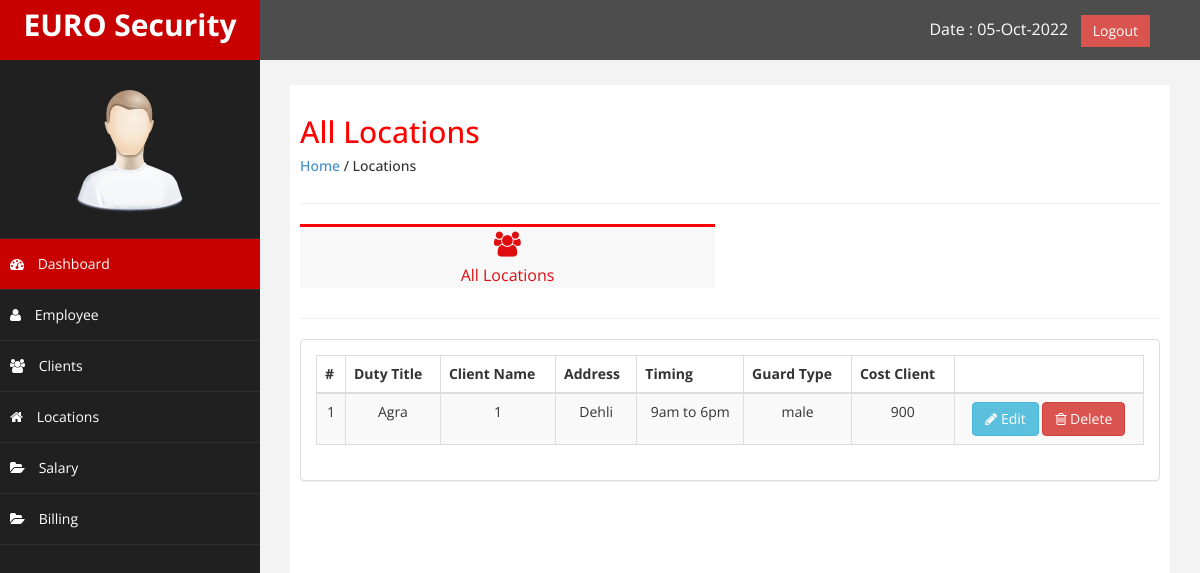
Before: /locations.php (signed in) with the older database file.
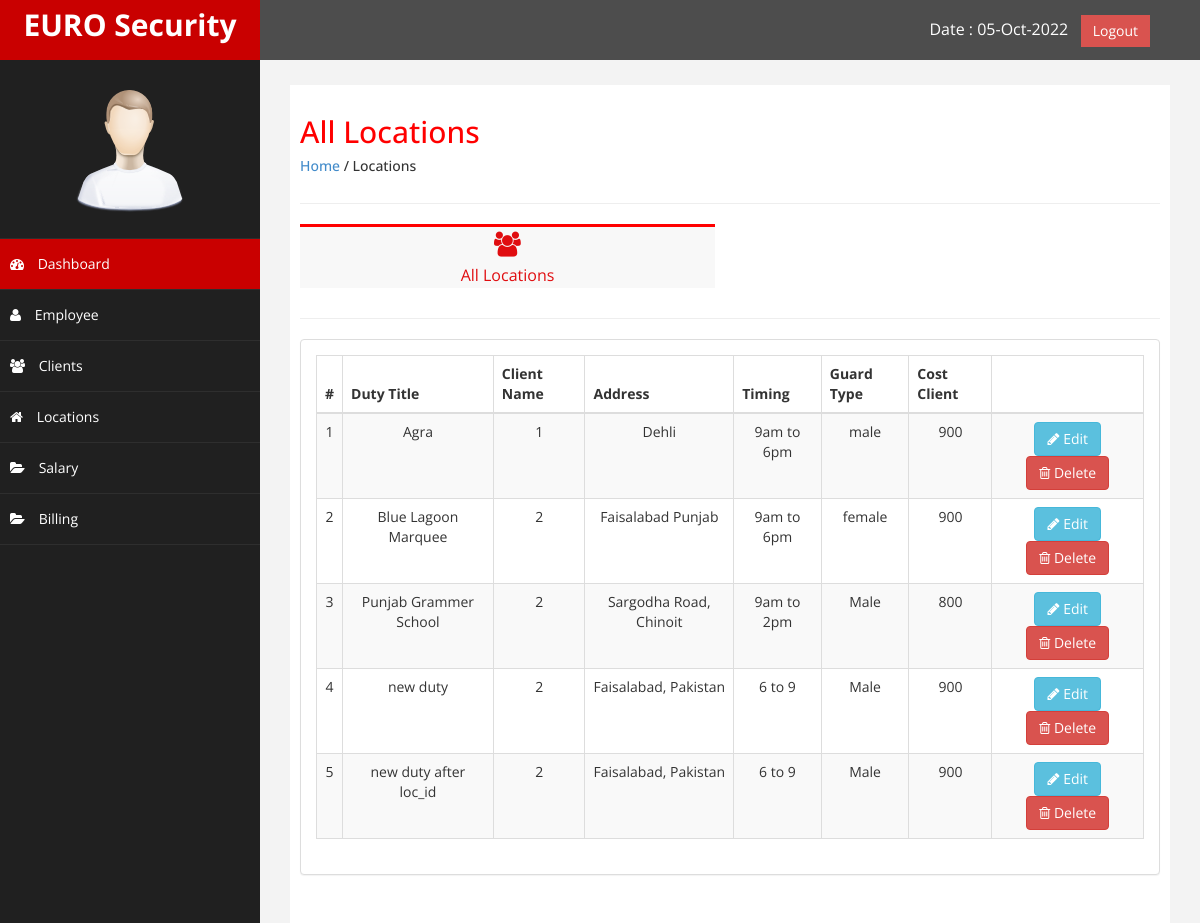
After: the same page with the newer database file.
### tables this page shows
CREATE TABLE `locations` (
  `loc_id` int(55) NOT NULL,
  `duty_title` varchar(255) NOT NULL,
  `client_id` int(55) NOT NULL,
  `duty_address` varchar(255) NOT NULL,
  `duty_timing` varchar(20) NOT NULL,
  `guard_type` varchar(20) NOT NULL,
  `cost_client` varchar(20) NOT NULL,
  `date_added` date NOT NULL
);

### locations.php (the view, shortened to what this page needs)
<?php
include('config.php');
include ('header.php');
include('sidebar.php');
?>
<div id="page-wrapper" >
	<div id="page-inner">
		<div class="row">
			<div class="col-md-12">
				<h2>All Locations</h2>
				<h5><a href="dashboard.php">Home</a> / Locations</h5>
			</div>
		</div>
		<hr />
		<div class="row">
			<div class="col-md-6 col-sm-6 col-xs-6">
				<a href="#" class="employee_button">
				<div class=" noti-box" style="text-align: center;">
						<i class="fa fa-users" style="font-size: 25px; padding-top: 5px;"></i>
						<p>All Locations</p>
				</div>
				</a>
			</div>
             <div class="col-md-6 col-sm-6 col-xs-6">
			</div>
		</div>
		<hr />
                <div class="row" >
                    <div class="col-md-12 col-sm-12 col-xs-12">
                    <div class="panel panel-default">
                        <div class="panel-body">
                            <div class="table-responsive">
                                <table class="table table-striped table-bordered table-hover text-center">
									<?php
	$page_rows = 10;
	$pagenum = 1;
	$limit = 'LIMIT ' .($pagenum - 1) * $page_rows .',' .$page_rows;
	$nquery=mysqli_query($connect,"SELECT * FROM `locations`  $limit");
$n = 0;
?>
                                    <thead>
                                        <tr class="text-center">
                                            <th>#</th>
                                            <th>Duty Title</th>
                                            <th>Client Name</th>
											 <th>Address</th>
											 <th>Timing</th>
											 <th>Guard Type</th>
											 <th>Cost Client</th>
											 <th> </th>
                                        </tr>
                                    </thead>
                                    <tbody>
										<?php
                                    while($crow = mysqli_fetch_array($nquery)){
										$n++;
                                    ?>
                                        <tr>
                                            <td><?php echo $n; ?></td>
                                            <td><?php echo $crow['duty_title']; ?></td>
                                            <td><?php echo $crow['client_id']; ?> </td>
											<td><?php echo $crow['duty_address']; ?></td>
                                            <td><?php echo $crow['duty_timing']; ?></td>
                                            <td><?php echo $crow['guard_type']; ?> </td>
											<td><?php echo $crow['cost_client']; ?> </td>
                                            <td><a href="location-details.php?loc_id=<?php echo $crow['loc_id'];?> & client_id=<?php echo $crow['client_id'];?>">
												<button class="btn btn-info"><i class="fa fa-pencil"></i> Edit</button>
												</a>
												<button class="btn btn-danger"><i class="fa fa-trash-o"></i> Delete</button>
                                        </tr>
                                      <?php
                                    }
                                ?>
                                    </tbody>
                                </table>
                            </div>
                        </div>
                    </div>
                    </div>
                </div>
    </div>
            </div>
<?php
include('footer.php');
?>

### header.php (shortened to what this page needs)
<!DOCTYPE html>
<html xmlns="http://www.w3.org/1999/xhtml">
<head>
    <link href="css/bootstrap.css" rel="stylesheet" />
    <link href="css/font-awesome.css" rel="stylesheet" />
    <link href="js/morris/morris-0.4.3.min.css" rel="stylesheet" />
    <link href="css/custom.css" rel="stylesheet" />
</head>
<body>
    <div id="wrapper">
        <nav class="navbar navbar-default navbar-cls-top " role="navigation" style="margin-bottom: 0">
            <div class="navbar-header">
                <a class="navbar-brand" href="dashboard.php">EURO Security</a>
            </div>
  <div style="color: white;
padding: 15px 50px 5px 50px;
float: right;
font-size: 16px;"> Date : <?php echo(date('d-M-Y')) ?> &nbsp; <a href="#" class="btn btn-danger square-btn-adjust">Logout</a> </div>
        </nav>

### sidebar.php
<nav class="navbar-default navbar-side" role="navigation">
          <div class="sidebar-collapse">
              <ul class="nav" id="main-menu">
		<li class="text-center">
                  <img src="img/find_user.png" class="user-image img-responsive"/>
			</li>
                  <li>
                      <a class="active-menu"  href="dashboard.php"><i class="fa fa-dashboard fa-1x"></i> Dashboard</a>
                  </li>
                  <li>
                      <a  href="employee.php"><i class="fa fa-user fa-1x"></i> Employee</a>
                  </li>
			<li>
                      <a   href="clients.php"><i class="fa fa-users fa-1x"></i> Clients</a>
                  </li>
                    <li  >
                      <a  href="locations.php"><i class="fa fa-home fa-1x"></i> Locations</a>
                  </li>
                  <li  >
                      <a  href="salary.php"><i class="fa fa-folder-open" aria-hidden="true"></i> Salary</a>
                  </li>
			 <li  >
                      <a  href="billing.php"><i class="fa fa-folder-open" aria-hidden="true"></i> Billing</a>
                  </li>
              </ul>
          </div>
      </nav>

### footer.php (shortened to what this page needs)
    </div>
</body>
</html>

### css/custom.css (style rules this page uses)
body { font-family: 'Open Sans', sans-serif; }
#wrapper { width: 100%; background:#202020; }
#page-wrapper { padding: 15px 15px; min-height: 600px; background:#F3F3F3; }
#page-inner { width:100%; margin:10px 20px 10px 0px; background-color:#fff!important; padding:10px; min-height:1200px; }
.text-center { text-align:center; }
h2 { color: #f00; }
.square-btn-adjust { border: 0px solid transparent; -webkit-border-radius: 0px; -moz-border-radius: 0px; border-radius: 0px; }
p { font-size:16px; line-height:25px; padding-top:5px; }
a { text-decoration: none; }
.noti-box { min-height: 40px; background: #F8F8F8; border-top: 3px solid #f00; }
.employee_button { text-decoration: none; color:#E00D10; }
.user-image { margin: 25px auto; -webkit-border-radius: 10px; -moz-border-radius: 10px; border-radius: 10px; max-height:170px; max-width:170px; }
.navbar-cls-top .navbar-brand { color: #fff; background: #C90000; width: 260px; text-align: center; height: 60px; font-size: 30px; font-weight: 700; }
.active-menu { background-color:#C90000!important; }
.sidebar-collapse , .sidebar-collapse .nav { background:none; }
.sidebar-collapse .nav { padding:0; }
.sidebar-collapse .nav > li > a { color:#fff; background:#202020; text-shadow:none; }
.sidebar-collapse > .nav > li > a { padding:15px 10px; }
.sidebar-collapse > .nav > li { border-bottom: 1px solid rgba(107, 108, 109, 0.19); }
.navbar-side { border:none; background-color: #202020; }
.navbar-cls-top { background:#4D4D4D; border-bottom:none; }
.navbar-default { border:0px solid black; }
.navbar-header { background: #A70303; }
.nav > li > a > i { margin-right:10px; }
@media (min-width:768px) { #page-wrapper { margin: 0 0 0 260px; padding: 15px 30px; min-height: 1200px; } }
@media (min-width:768px) { .navbar-side { z-index: 1; position: absolute; width: 260px; } }
@media (min-width:768px) { .navbar { border-radius: 0px; } }

Changed rows visible on the page:
added locations: duty_title "Blue Lagoon Marquee", client "2", duty_address "Faisalabad Punjab", duty_timing "9am to 6pm", guard_type "female", cost_client "900"
added locations: duty_title "Punjab Grammer School", client "2", duty_address "Sargodha Road, Chinoit", duty_timing "9am to 2pm", guard_type "Male", cost_client "800"
added locations: duty_title "new duty", client "2", duty_address "Faisalabad, Pakistan", duty_timing "6 to 9", guard_type "Male", cost_client "900"
added locations: duty_title "new duty after loc_id", client "2", duty_address "Faisalabad, Pakistan", duty_timing "6 to 9", guard_type "Male", cost_client "900"
